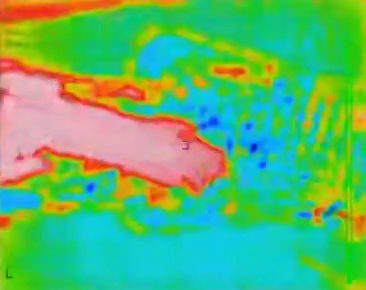
#> input picture frame 14 of thermal_videos/flow_cropped.mp4, 366 x 290 px
$ python find_flow_vector.py
#> lines starting #> are read from the running program, lines starting #| are printed output that depends on the picture; after the words box and inside, x2 and y2 are one past the last pixel; in counts of white or black regions, pixels touching at a corner belong together; long printed decimals are rounded
import cv2
import numpy as np

cap = cv2.VideoCapture("thermal_videos/flow_cropped.mp4")


# Read the first frame
ret, frame1 = cap.read()
#> frame1 is the input picture: shape (290, 366, 3); mean B, G, R 108, 182.4, 90.1
if not ret:
    print("Error reading video")
    cap.release()
    exit()

prvs = cv2.cvtColor(frame1, cv2.COLOR_BGR2GRAY)
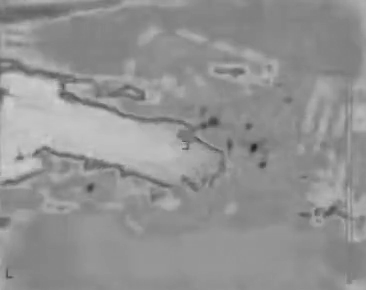
#> prvs: shape (290, 366); min 34, max 206, mean 146.3
height, width = prvs.shape
#> height = 290; width = 366

# Scaling factor to lengthen the arrows
arrow_scale = 5
arrow_directions = []  # List to store the flow vector directions

red_threshold = 200

while True:
    ret, frame2 = cap.read()
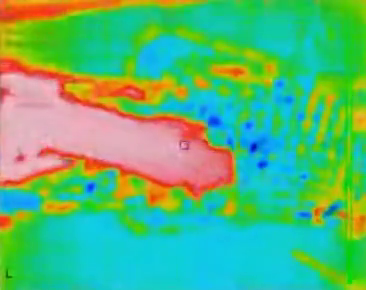
#> input picture frame 15 of thermal_videos/flow_cropped.mp4, 366 x 290 px
#> frame2 is the input picture: shape (290, 366, 3); mean B, G, R 118.7, 182.1, 87.6
    if not ret:
        break


    next_frame = cv2.cvtColor(frame2, cv2.COLOR_BGR2GRAY)
    flow = cv2.calcOpticalFlowFarneback(prvs, next_frame,
                                        None,
                                        pyr_scale=0.5,
                                        levels=3,
                                        winsize=15,
                                        iterations=3,
                                        poly_n=5,
                                        poly_sigma=1.2,
                                        flags=0)

    vis = frame2.copy()
    step = 16

    for y in range(0, height, step):
        for x in range(0, width, step):
            if frame2[y, x, 2] < red_threshold:
                continue
            fx, fy = flow[y, x]
            # Multiply the flow vector by arrow_scale to make it longer
            cv2.arrowedLine(vis, (x, y),
                            (int(x + arrow_scale * fx), int(y + arrow_scale * fy)),
                            (0, 255, 0), 1, tipLength=1.0)

            arrow_directions.append((fx, fy))
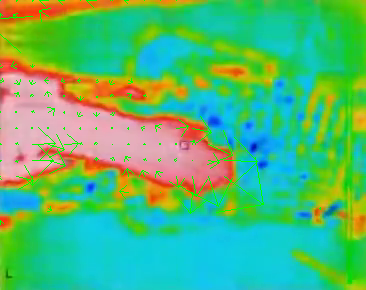
#> vis: shape (290, 366, 3); 1.54% of pixels changed, all inside (x1, y1, x2, y2) = (0, 0, 321, 225)
#> after the loop, arrow_directions = 101 pairs, first value -9.9 to 7.81, second value -1.58 to 6.13

    if arrow_directions:
        avg_fx = np.mean([fx for fx, fy in arrow_directions])
#> avg_fx = 0.342
        avg_fy = np.mean([fy for fx, fy in arrow_directions])
#> avg_fy = 0.283
        print("Average arrow direction: x:", avg_fx * arrow_scale, " y: ", avg_fy * arrow_scale)
#| Average arrow direction: x: 1.709  y:  1.413
    else:
        print("No flow data was computed.")


    cv2.imshow("Fluid Flow Vectors", vis)

    if cv2.waitKey(30) & 0xFF == ord("q"):
#> (key q is pressed here)
        break

    prvs = next_frame

cap.release()
cv2.destroyAllWindows()

$ run again, starting later in the video
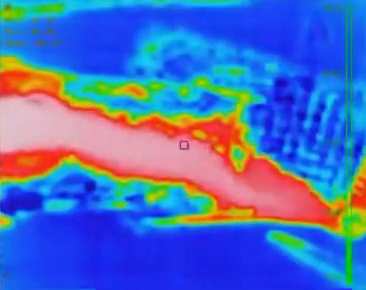
#> input picture frame 64 of thermal_videos/flow_cropped.mp4, 366 x 290 px
#> frame1 is the input picture: shape (290, 366, 3); mean B, G, R 186.3, 109.7, 78.1
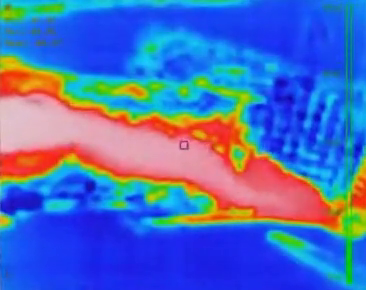
#> input picture frame 65 of thermal_videos/flow_cropped.mp4, 366 x 290 px
#> frame2 is the input picture: shape (290, 366, 3); mean B, G, R 185.7, 109.5, 78.3
#> after the loop `for y in range(0, height, step):`:
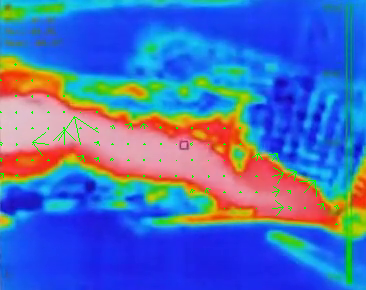
#> vis: shape (290, 366, 3); 0.72% of pixels changed, all inside (x1, y1, x2, y2) = (0, 63, 339, 225)
#> after the loop `for y in range(0, height, step):`: arrow_directions = 94 pairs, first value -3.17 to 2.37, second value -5.41 to 0.0767
#> avg_fx = 0.169
#> avg_fy = -0.268
#| Average arrow direction: x: 0.8438  y:  -1.338

$ run again, starting later in the video
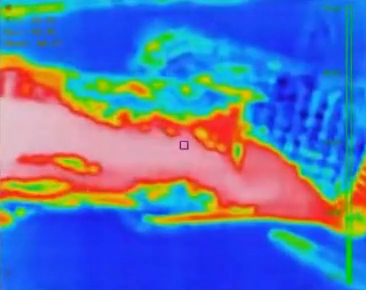
#> input picture frame 115 of thermal_videos/flow_cropped.mp4, 366 x 290 px
#> frame1 is the input picture: shape (290, 366, 3); mean B, G, R 178.3, 116.8, 88.9
#> `prvs = cv2.cvtColor(frame1, cv2.COLOR_BGR2GRAY)`:
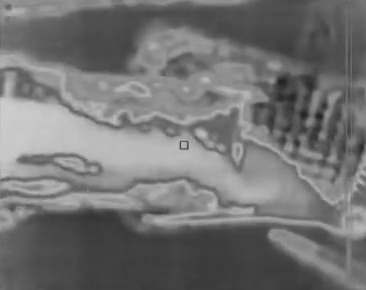
#> prvs: shape (290, 366); min 32, max 206, mean 115.4
#> after the loop `for y in range(0, height, step):`:
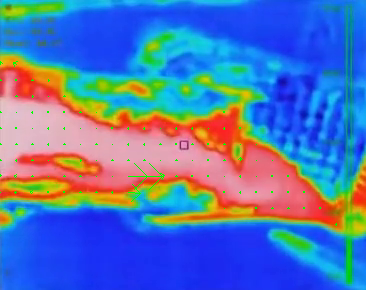
#> vis: shape (290, 366, 3); mean B, G, R 177.8, 117.5, 87.7
#> after the loop `for y in range(0, height, step):`: arrow_directions = 109 pairs, first value -0.568 to 3.95, second value -0.581 to 0.396
#> avg_fx = 0.102
#> avg_fy = -0.00982
#| Average arrow direction: x: 0.5117  y:  -0.0491
